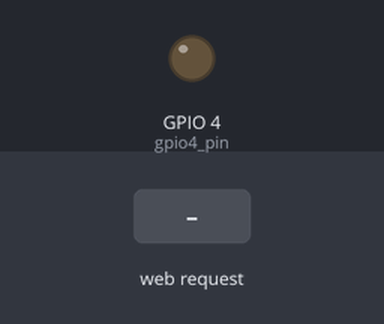
A program run on a simulated ESP8266 (NodeMCU). Parts: output pins drawn as LEDs (lit = HIGH). Inputs (shaded band) come from the test bench. WiFi joins after 1.5 s; servers stay silent unless stated; what the program prints to the serial monitor is not drawn.

Above: at 3.8 s.
3.9 s: HTTP request GET /io4_ligar received
At 5.0 s:
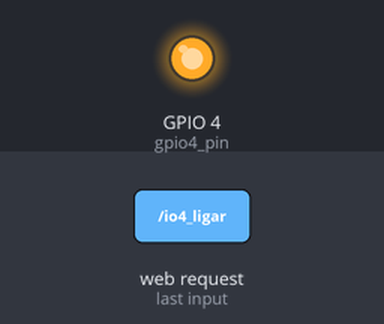
5.4 s: HTTP request GET /io4_desligar received
At 6.2 s:
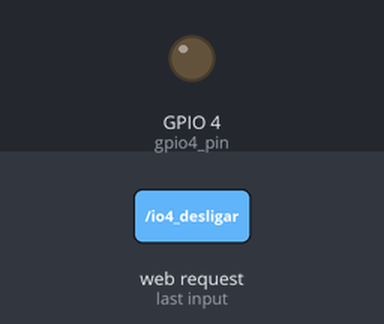
Timing chart, 0 to 8.4 s (numbered marks = the images above; inputs shaded):
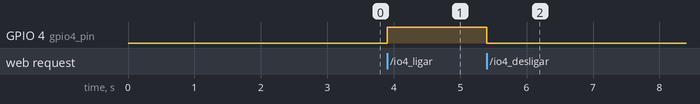

Measured:
- after the input at 3.9 s, GPIO 4 (gpio4_pin): LOW → HIGH at once
- after the input at 5.4 s, GPIO 4 (gpio4_pin): HIGH → LOW at once

The program:

main.cpp
```cpp
#include <ESP8266WiFi.h>
#include <WiFiClient.h>
#include <ESP8266WebServer.h>

// credenciais da rede wifi
const char* ssid = "Bematech_SPO";
const char* password = "bematech";

ESP8266WebServer server(80);

String webPage;

int gpio4_pin = 4;

void setup(void) {
  webPage =
      "<html>"
      "<head>"
      "  <title>Hello ESP12 - ESP8266</title>"
      "  <link rel=\"stylesheet\" href=\"https://maxcdn.bootstrapcdn.com/bootstrap/3.3.7/css/bootstrap.min.css\" integrity=\"sha384-BVYiiSIFeK1dGmJRAkycuHAHRg32OmUcww7on3RYdg4Va+PmSTsz/K68vbdEjh4u\" crossorigin=\"anonymous\">"
      "  <script src=\"https://maxcdn.bootstrapcdn.com/bootstrap/3.3.7/js/bootstrap.min.js\" integrity=\"sha384-Tc5IQib027qvyjSMfHjOMaLkfuWVxZxUPnCJA7l2mCWNIpG9mGCD8wGNIcPD7Txa\" crossorigin=\"anonymous\"></script>"
      "</head>"
      "<body>"
      "<div class=\"jumbotron\">"
      "  <div class=\"container\">"
      "    <h1>Hello ESP8266!</h1>"
      "    <img src=\"https://s30.postimg.org/6w1onoa1t/esp12e.png\">"
      "    <p>Pressione os bot&otilde;es para ligar e desligar o LED</p>"
      "    <p>"
      "      <a class=\"btn btn-danger btn-lg\" href=\"io4_ligar\" role=\"button\">Ligar &raquo;</a>"
      "      <a class=\"btn btn-primary btn-lg\" href=\"io4_desligar\" role=\"button\">Desligar &raquo;</a>"
      "    </p>"
      "  </div>"
      "</div>"
      "<div class=\"container\">"
      "</div>"
      "</body>"
      "</html>";

  Serial.begin(115200);

  // preparando GPIOs
  pinMode(gpio4_pin, OUTPUT);
  digitalWrite(gpio4_pin, LOW);

  delay(1000);

  WiFi.begin(ssid, password);

  Serial.println("\nConectando com wifi...");
  while (WiFi.status() != WL_CONNECTED) {
    delay(200);
    Serial.print(".");
  }

  Serial.println("");
  Serial.print("Connected to ");
  Serial.println(ssid);
  Serial.print("IP address: ");
  Serial.println(WiFi.localIP());

  server.on("/", []() {
    server.send(200, "text/html", webPage);
  });

  server.on("/io4_ligar", []() {
    server.send(200, "text/html", webPage);
    digitalWrite(gpio4_pin, HIGH);
  });

  server.on("/io4_desligar", []() {
    server.send(200, "text/html", webPage);
    digitalWrite(gpio4_pin, LOW);
  });

  server.begin();
  Serial.println("servidor HTTP iniciado!");
}

void loop(void){
  server.handleClient();
}
```
